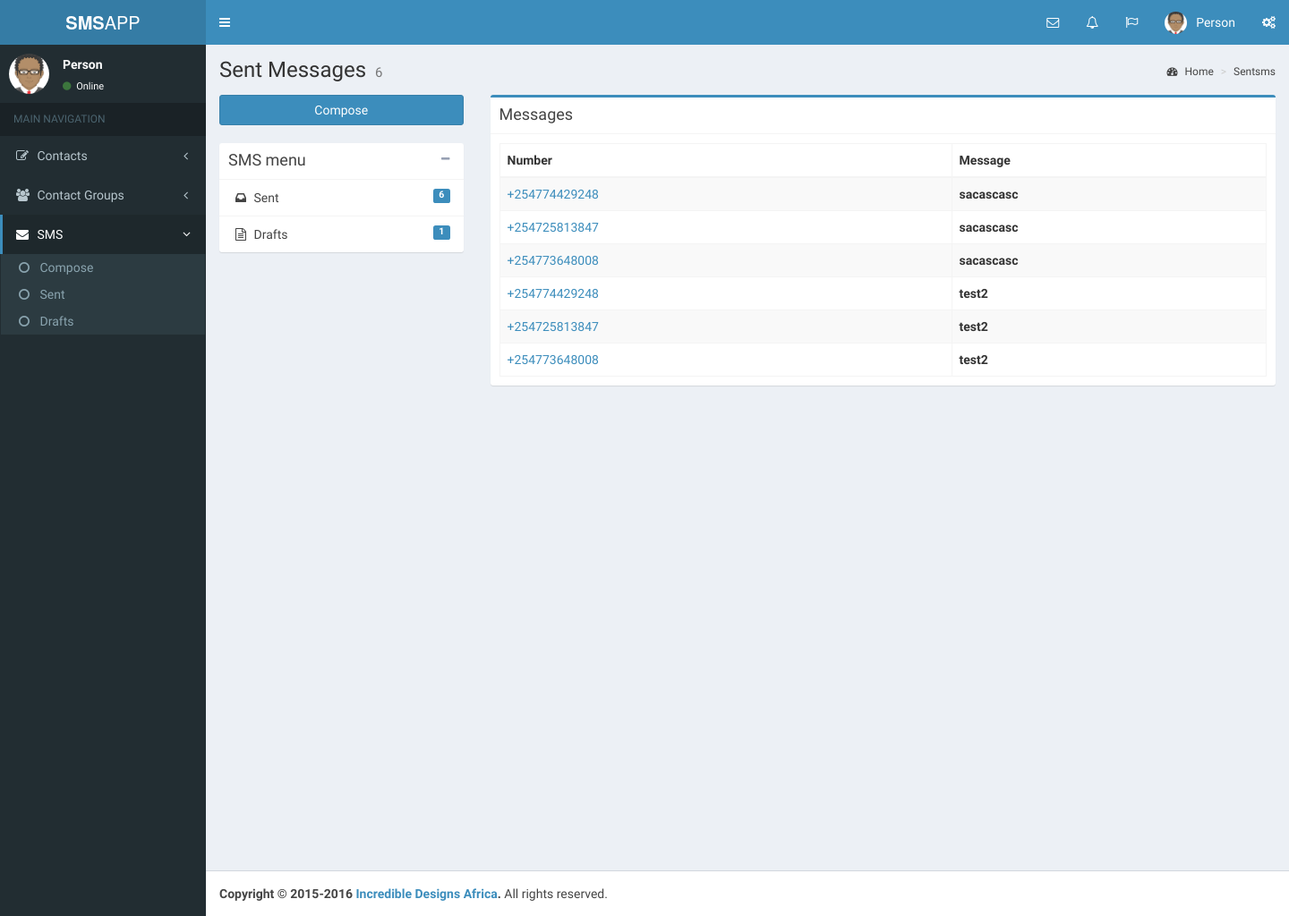
Page /sentsms.php on the earlier database version.
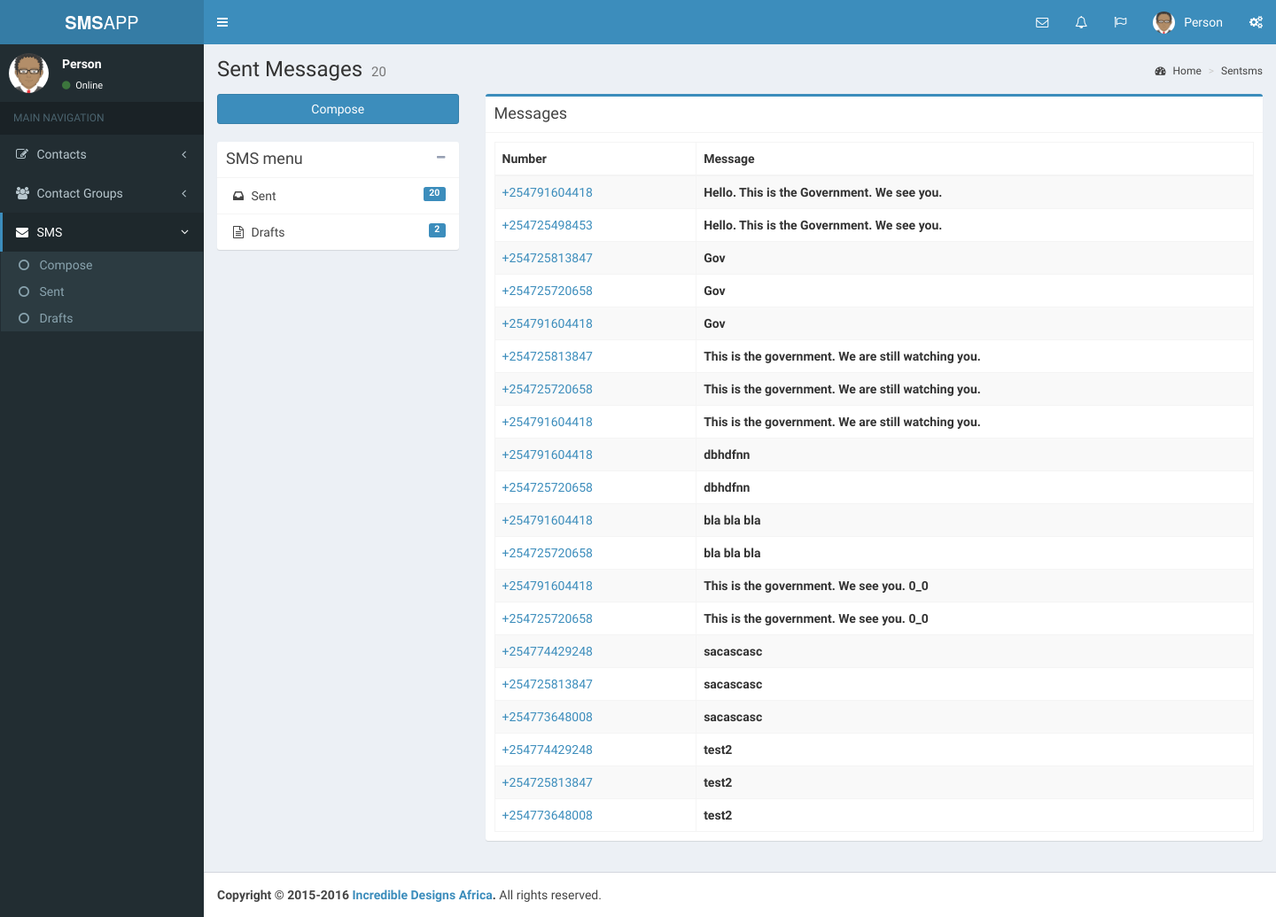
Same page on the later database version.
### tables this page shows
CREATE TABLE `sentsms` (
  `id` int(11) NOT NULL,
  `phone` varchar(255) NOT NULL,
  `smstext` varchar(255) NOT NULL,
  `draft` int(11) NOT NULL
);

### class/database.php (called while the page is built, shortened)
<?php
class Database
{
	public $mysqli;
	function __construct()
	{
		$this->mysqli = new mysqli("localhost", "root", "", "smsapp");
	}
	public function countSentSMS(){
		$query = "SELECT * FROM sentsms WHERE draft = 0";
		$result = $this->mysqli->query($query);
		$row_count = $result->num_rows;
		return $row_count;
	}
	public function countDraftSMS(){
		$query = "SELECT * FROM sentsms WHERE draft = 1";
		$result = $this->mysqli->query($query);
		$row_count = $result->num_rows;
		return $row_count;
	}
}
 ?>

### class/smstext.class.php (called while the page is built, shortened)
<?php
include 'Database.php';
class smstext extends Database
{
	public $sent_sms_table = "sentsms";
	function __construct()
	{
		$this->total_sent = $this->countSentSMS();
		$this->total_draft = $this->countDraftSMS();
	}
	public function getSentSms()
	{
		$table = $this->sent_sms_table;
		$res = $this->mysqli->query("SELECT * FROM $table WHERE draft=0 ORDER BY id DESC");
		if ($this->countSentSMS() > 0 ) {
			while ($row = $res->fetch_assoc()){
	        	$data[] = array(
					'id' 		=>$row['id'] ,
					'phone' 	=>$row['phone'] ,
					'smstext' 	=>$row['smstext']
					);
	        }
		}else{
			$data = FALSE;
		}
        return $data;
	}
}
 ?>

### sentsms.php (the view, shortened to what this page needs)
<!DOCTYPE html>
<?php
  include 'class/smstext.class.php';
  $smstext = new smstext();
  $total_sent = $smstext->countSentSMS();
  $data = $smstext->getSentSms();
 ?>
<html>
  <head>
    <?php include "includes/_csslinks.php"; ?>
    <link rel="stylesheet" href="plugins/datatables/dataTables.bootstrap.css">
    <link rel="stylesheet" href="plugins/fullcalendar/fullcalendar.min.css">
    <link rel="stylesheet" href="plugins/fullcalendar/fullcalendar.print.css" media="print">
    <link rel="stylesheet" href="plugins/iCheck/flat/blue.css">
  </head>
  <body class="hold-transition skin-blue sidebar-mini">
    <div class="wrapper">
      <?php include "includes/_header.php"; ?>
      <?php include "includes/_leftsidebar.php" ?>
      <div class="content-wrapper">
        <section class="content-header">
          <h1>
            Sent Messages
            <small><?php echo $total_sent ?> </small>
          </h1>
          <?php include "includes/_breadcrums.php"; ?>
        </section>
        <section class="content">
          <div class="row">
            <div class="col-md-3">
              <a href="composesms.php" class="btn btn-primary btn-block margin-bottom">Compose</a>
              <?php include 'includes/_mailboxmenu.php' ?>
            </div>
            <div class="col-md-9">
              <div class="box box-primary">
                <div class="box-header with-border">
                  <h3 class="box-title">Messages</h3>
                </div>
                <div class="box-body">
                    <table class="table table-bordered table-striped" id="sentsms-table">
                      <thead>
                        <th>Number</th>
                        <th>Message</th>
                      </thead>
                      <tbody>
                          <?php
                            foreach ($data as $value) {
                              $phone = $value['phone'];
                              ?>
                                <tr id="tr_<?php echo $value['id'] ?>">
                                  <td class=""><a href="readsms.php?id=<?php echo $value['id'] ?>"><?php echo $phone; ?></a></td>
                                  <td class=""><b><?php echo $value['smstext']; ?></td>
                                </tr>
                              <?php
                            }
                           ?>
                      </tbody>
                    </table>
                </div>
              </div>
            </div>
          </div>
        </section>
      </div>
      <?php include "includes/_footercopyright.php"; ?>
    </div>
  </body>
</html>

### includes/_mailboxmenu.php
<div class="box box-solid">
  <div class="box-header with-border">
    <h3 class="box-title">SMS menu</h3>
    <div class="box-tools">
      <button class="btn btn-box-tool" data-widget="collapse"><i class="fa fa-minus"></i></button>
    </div>
  </div>
  <div class="box-body no-padding">
    <ul class="nav nav-pills nav-stacked">
      <li><a href="sentsms.php"><i class="fa fa-inbox"></i> Sent <span class="label label-primary pull-right"><?php echo $smstext->total_sent ?></span></a></li>
      <li><a href="draftsms.php"><i class="fa fa-file-text-o"></i> Drafts <span class="label label-primary pull-right"><?php echo $smstext->total_draft ?></span></a></li>
    </ul>
  </div>
</div>

Differences in the rows shown:
added sentsms: phone "+254791604418", smstext "Hello. This is the Government. We see you."
added sentsms: phone "+254725498453", smstext "Hello. This is the Government. We see you."
added sentsms: phone "+254725813847", smstext "Gov"
added sentsms: phone "+254725720658", smstext "Gov"
added sentsms: phone "+254791604418", smstext "Gov"
added sentsms: phone "+254725813847", smstext "This is the government. We are still watching you."
added sentsms: phone "+254725720658", smstext "This is the government. We are still watching you."
added sentsms: phone "+254791604418", smstext "This is the government. We are still watching you."
added sentsms: phone "+254791604418", smstext "dbhdfnn"
added sentsms: phone "+254725720658", smstext "dbhdfnn"
added sentsms: phone "+254791604418", smstext "bla bla bla"
added sentsms: phone "+254725720658", smstext "bla bla bla"
added sentsms: phone "+254791604418", smstext "This is the government. We see you. 0_0"
added sentsms: phone "+254725720658", smstext "This is the government. We see you. 0_0"
Other differences:
$total_sent: "6" → "20"
$smstext->total_sent: "6" → "20"
$smstext->total_draft: "1" → "2"
